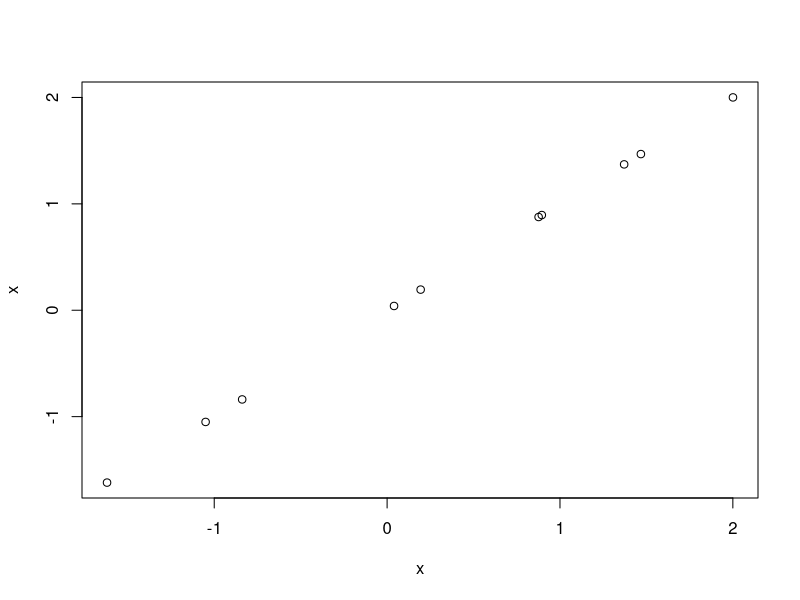

The R script that drew this image:
## ---- chunk 1
print('Test1')
options(tibble.width = 120)
## ---- chunk 2
hw <- 2 + 2
hw
## ---- chunk 3
# par(mar = c(5, 4, 1, 2) + 0.1)
# pairs(iris[1:4], pch = 21,
#       bg = c("red", "green3", "blue")[unclass(iris$Species)])
library(ggplot2)
x <- rnorm(10)
plot(x, x)
